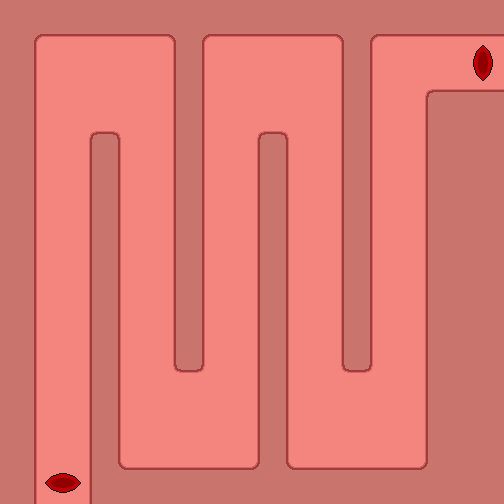

Below is a game level as drawn by its tile map, then a one-line description and the .tmx file that defines it, in full:
An orthogonal 12x12 tile map with 42x42 px tiles, 2 tile layers (background, foreground), 3 tilesets and 14 objects (8x wall, 4x tower, start0, goal).

<map version="1.2" tiledversion="1.3.3" orientation="orthogonal" renderorder="right-down" width="12" height="12" tilewidth="42" tileheight="42" infinite="0" nextlayerid="12" nextobjectid="165">
 <tileset firstgid="1" source="body_tiles.tsx" />
 <tileset firstgid="49" source="artery_and_vein.tsx" />
 <tileset firstgid="89" source="start_and_goal.tsx" />
 <layer id="1" name="background" width="12" height="12">
  <data encoding="csv">
38,42,42,42,3,42,42,42,3,42,42,42,
30,1,1,1,29,1,1,1,29,1,1,1,
30,1,1,1,29,1,1,1,29,1,21,18,
30,1,36,1,29,1,36,1,29,1,6,13,
30,1,29,1,29,1,29,1,29,1,6,13,
30,1,29,1,29,1,29,1,29,1,6,13,
30,1,29,1,29,1,29,1,29,1,6,13,
30,1,29,1,29,1,29,1,29,1,6,13,
30,1,29,1,12,1,29,1,12,1,6,13,
30,1,29,1,1,1,29,1,1,1,6,13,
30,1,29,1,1,1,29,1,1,1,6,13,
30,1,8,18,18,18,27,18,18,18,14,13
</data>
 </layer>
 <layer id="11" name="foreground" width="12" height="12">
  <data encoding="csv">
0,0,0,0,0,0,0,0,0,0,0,0,
0,0,0,0,0,0,0,0,0,0,0,93,
0,0,0,0,0,0,0,0,0,0,0,0,
0,0,0,0,0,0,0,0,0,0,0,0,
0,0,0,0,0,0,0,0,0,0,0,0,
0,0,0,0,0,0,0,0,0,0,0,0,
0,0,0,0,0,0,0,0,0,0,0,0,
0,0,0,0,0,0,0,0,0,0,0,0,
0,0,0,0,0,0,0,0,0,0,0,0,
0,0,0,0,0,0,0,0,0,0,0,0,
0,0,0,0,0,0,0,0,0,0,0,0,
0,94,0,0,0,0,0,0,0,0,0,0
</data>
 </layer>
 <objectgroup id="4" name="obstacles">
  <object id="149" name="tower" x="84" y="84" width="42" height="42" />
  <object id="150" name="tower" x="168" y="378" width="42" height="42" />
  <object id="151" name="tower" x="252" y="84" width="42" height="42" />
  <object id="152" name="tower" x="336" y="378" width="42" height="42" />
  <object id="153" name="wall" x="0" y="0" width="42" height="504" />
  <object id="154" name="start0" x="42" y="462" width="42" height="42" />
  <object id="155" name="wall" x="42" y="0" width="462" height="42" />
  <object id="156" name="wall" x="84" y="126" width="42" height="378" />
  <object id="157" name="wall" x="168" y="42" width="42" height="336" />
  <object id="159" name="wall" x="336" y="42" width="42" height="336" />
  <object id="160" name="wall" x="126" y="462" width="378" height="42" />
  <object id="161" name="wall" x="252" y="126" width="42" height="336" />
  <object id="162" name="wall" x="420" y="84" width="84" height="378" />
  <object id="163" name="goal" x="462" y="42" width="42" height="42" />
 </objectgroup>
</map>
